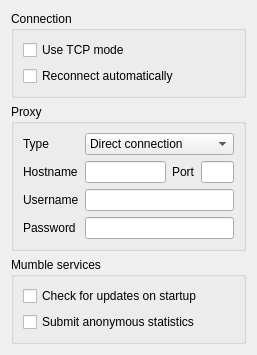
<ui version="4.0" >
 <class>NetworkConfig</class>
 <widget class="QWidget" name="NetworkConfig" >
  <property name="geometry" >
   <rect>
    <x>0</x>
    <y>0</y>
    <width>257</width>
    <height>328</height>
   </rect>
  </property>
  <property name="windowTitle" >
   <string>Form</string>
  </property>
  <layout class="QVBoxLayout" name="verticalLayout_2" >
   <item>
    <widget class="QGroupBox" name="qgbConnection" >
     <property name="sizePolicy" >
      <sizepolicy vsizetype="Minimum" hsizetype="Preferred" >
       <horstretch>0</horstretch>
       <verstretch>0</verstretch>
      </sizepolicy>
     </property>
     <property name="title" >
      <string>Connection</string>
     </property>
     <layout class="QVBoxLayout" >
      <item>
       <widget class="QCheckBox" name="qcbTcpMode" >
        <property name="toolTip" >
         <string>Use TCP compatibility mode</string>
        </property>
        <property name="whatsThis" >
         <string>&lt;b>Enable TCP compatibility mode&lt;/b>.&lt;br />This will make Mumble use only TCP when communicating with the server. This will increase overhead and cause lost packets to produce noticeable pauses in communication, so this should only be used if you are unable to use the default (which uses UDP for voice and TCP for control).</string>
        </property>
        <property name="text" >
         <string>Use TCP mode</string>
        </property>
       </widget>
      </item>
      <item>
       <widget class="QCheckBox" name="qcbAutoReconnect" >
        <property name="toolTip" >
         <string>Reconnect when disconnected</string>
        </property>
        <property name="whatsThis" >
         <string>&lt;b>Reconnect when disconnected&lt;/b>.&lt;br />This will make Mumble try to automatically reconnect after 10 seconds if your server connection fails.</string>
        </property>
        <property name="text" >
         <string>Reconnect automatically</string>
        </property>
       </widget>
      </item>
     </layout>
    </widget>
   </item>
   <item>
    <widget class="QGroupBox" name="qgbProxy" >
     <property name="sizePolicy" >
      <sizepolicy vsizetype="Minimum" hsizetype="Expanding" >
       <horstretch>0</horstretch>
       <verstretch>0</verstretch>
      </sizepolicy>
     </property>
     <property name="title" >
      <string>Proxy</string>
     </property>
     <layout class="QGridLayout" >
      <item row="0" column="0" >
       <widget class="QLabel" name="qlType" >
        <property name="text" >
         <string>Type</string>
        </property>
       </widget>
      </item>
      <item row="0" column="1" colspan="3" >
       <widget class="QComboBox" name="qcbType" >
        <property name="sizePolicy" >
         <sizepolicy vsizetype="Fixed" hsizetype="Preferred" >
          <horstretch>0</horstretch>
          <verstretch>0</verstretch>
         </sizepolicy>
        </property>
        <property name="toolTip" >
         <string>Type of proxy to connect through</string>
        </property>
        <property name="whatsThis" >
         <string>&lt;b>Type of proxy to connect through&lt;/b>&lt;br />This makes Mumble connect through a proxy for all outgoing connections. Note: Proxy tunneling forces Mumble into TCP compatibility mode, causing all voice data to be sent via the control channel.</string>
        </property>
        <item>
         <property name="text" >
          <string>Direct connection</string>
         </property>
        </item>
        <item>
         <property name="text" >
          <string>HTTP(S) proxy</string>
         </property>
        </item>
        <item>
         <property name="text" >
          <string>SOCKS5 proxy</string>
         </property>
        </item>
       </widget>
      </item>
      <item row="1" column="0" >
       <widget class="QLabel" name="qlHostname" >
        <property name="text" >
         <string>Hostname</string>
        </property>
        <property name="alignment" >
         <set>Qt::AlignLeading|Qt::AlignLeft|Qt::AlignVCenter</set>
        </property>
       </widget>
      </item>
      <item row="1" column="1" >
       <widget class="QLineEdit" name="qleHostname" >
        <property name="sizePolicy" >
         <sizepolicy vsizetype="Fixed" hsizetype="Expanding" >
          <horstretch>0</horstretch>
          <verstretch>0</verstretch>
         </sizepolicy>
        </property>
        <property name="toolTip" >
         <string>Hostname of the proxy</string>
        </property>
        <property name="whatsThis" >
         <string>&lt;b>Hostname of the proxy.&lt;b>&lt;br />This field specifies the hostname of the proxy you wish to tunnel network traffic through.</string>
        </property>
        <property name="text" >
         <string/>
        </property>
       </widget>
      </item>
      <item row="1" column="2" >
       <widget class="QLabel" name="qlPort" >
        <property name="sizePolicy" >
         <sizepolicy vsizetype="Preferred" hsizetype="Preferred" >
          <horstretch>0</horstretch>
          <verstretch>0</verstretch>
         </sizepolicy>
        </property>
        <property name="minimumSize" >
         <size>
          <width>0</width>
          <height>0</height>
         </size>
        </property>
        <property name="text" >
         <string>Port</string>
        </property>
       </widget>
      </item>
      <item row="1" column="3" >
       <widget class="QLineEdit" name="qlePort" >
        <property name="sizePolicy" >
         <sizepolicy vsizetype="Fixed" hsizetype="Minimum" >
          <horstretch>0</horstretch>
          <verstretch>0</verstretch>
         </sizepolicy>
        </property>
        <property name="minimumSize" >
         <size>
          <width>20</width>
          <height>0</height>
         </size>
        </property>
        <property name="maximumSize" >
         <size>
          <width>60</width>
          <height>16777215</height>
         </size>
        </property>
        <property name="toolTip" >
         <string>Port number of the proxy</string>
        </property>
        <property name="whatsThis" >
         <string>&lt;b>Port number of the proxy.&lt;/b>&lt;br />This field specifies the port number that the proxy expects connections on.</string>
        </property>
        <property name="inputMask" >
         <string/>
        </property>
        <property name="text" >
         <string/>
        </property>
        <property name="maxLength" >
         <number>5</number>
        </property>
       </widget>
      </item>
      <item row="2" column="0" >
       <widget class="QLabel" name="qlUsername" >
        <property name="text" >
         <string>Username</string>
        </property>
       </widget>
      </item>
      <item row="2" column="1" colspan="3" >
       <widget class="QLineEdit" name="qleUsername" >
        <property name="toolTip" >
         <string>Username for proxy authentication</string>
        </property>
        <property name="whatsThis" >
         <string>&lt;b>Username for proxy authentication.&lt;/b>&lt;br />This specifies the username you use for authenticating yourself with the proxy. In case the proxy does not use authentication, or you want to connect anonymously, simply leave this field blank.</string>
        </property>
       </widget>
      </item>
      <item row="3" column="0" >
       <widget class="QLabel" name="qlPassword" >
        <property name="text" >
         <string>Password</string>
        </property>
       </widget>
      </item>
      <item row="3" column="1" colspan="3" >
       <widget class="QLineEdit" name="qlePassword" >
        <property name="toolTip" >
         <string>Password for proxy authentication</string>
        </property>
        <property name="whatsThis" >
         <string>&lt;b>Password for proxy authentication.&lt;/b>&lt;br />This specifies the password you use for authenticating yourself with the proxy. In case the proxy does not use authentication, or you want to connect anonymously, simply leave this field blank.</string>
        </property>
        <property name="inputMask" >
         <string/>
        </property>
        <property name="text" >
         <string/>
        </property>
        <property name="echoMode" >
         <enum>QLineEdit::Password</enum>
        </property>
       </widget>
      </item>
     </layout>
    </widget>
   </item>
   <item>
    <widget class="QGroupBox" name="groupBox_3" >
     <property name="title" >
      <string>Mumble services</string>
     </property>
     <layout class="QVBoxLayout" name="verticalLayout" >
      <item>
       <widget class="QCheckBox" name="qcbAutoUpdate" >
        <property name="text" >
         <string>Check for updates on startup</string>
        </property>
       </widget>
      </item>
      <item>
       <widget class="QCheckBox" name="qcbUsage" >
        <property name="toolTip" >
         <string>Submit anonymous statistics to the Mumble project</string>
        </property>
        <property name="whatsThis" >
         <string>&lt;b>Submit anonymous statistics.&lt;/b>&lt;br />Mumble has a small development team, and as such needs to focus it's development where it's needed most. By submitting a bit of statistics you help the project determine where to focus development.</string>
        </property>
        <property name="text" >
         <string>Submit anonymous statistics</string>
        </property>
       </widget>
      </item>
     </layout>
    </widget>
   </item>
   <item>
    <spacer>
     <property name="orientation" >
      <enum>Qt::Vertical</enum>
     </property>
     <property name="sizeType" >
      <enum>QSizePolicy::Expanding</enum>
     </property>
     <property name="sizeHint" stdset="0" >
      <size>
       <width>20</width>
       <height>40</height>
      </size>
     </property>
    </spacer>
   </item>
  </layout>
 </widget>
 <resources/>
 <connections/>
</ui>
